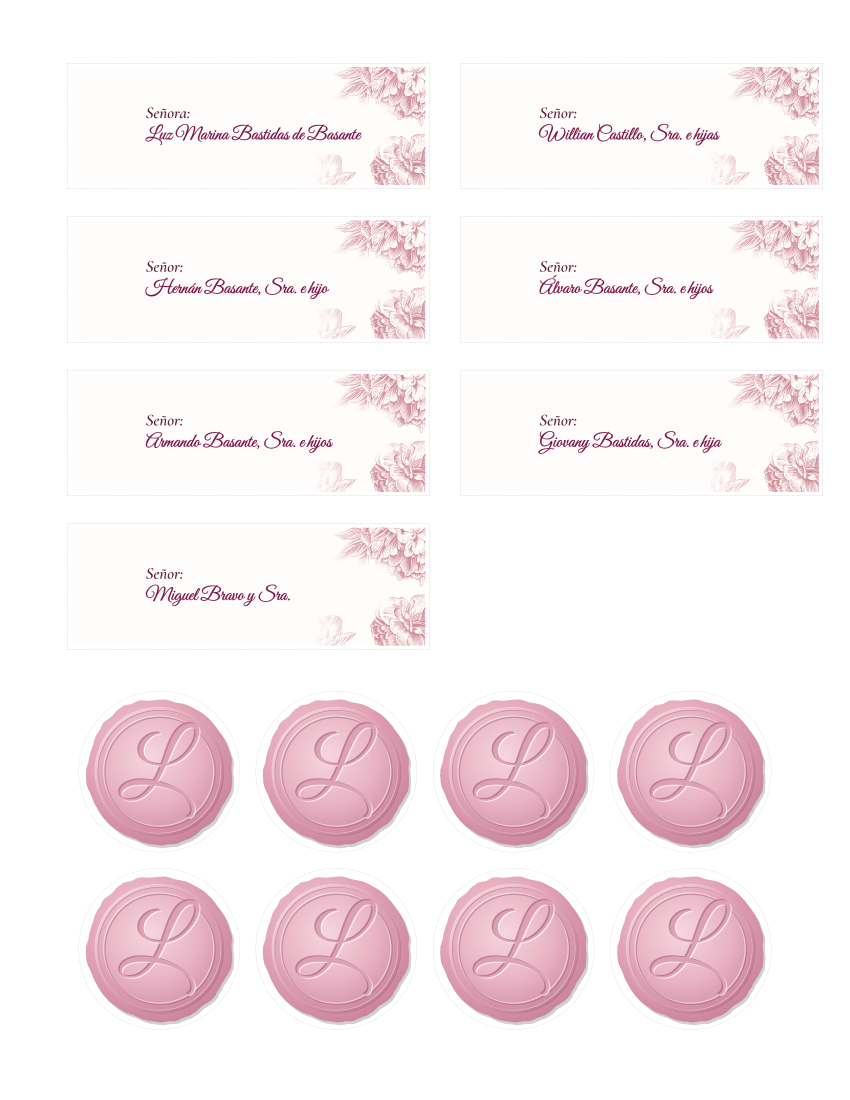
#> input picture tools/invitacion-imagen/etiquetas-a.png, 2550 x 3300 px, given in place of marco.jpg, which was not available (shown at 1/3 size)
$ python marco_peonias_ligero.py 5 5 5
#> lines starting #> are read from the running program, lines starting #| are printed output that depends on the picture; after the words box and inside, x2 and y2 are one past the last pixel; in counts of white or black regions, pixels touching at a corner belong together
"""Marco de peonías ligero: el marco original (recursos/marco.jpg) pero solo la franja
exterior, con desvanecido hacia el centro y ramos algo más anchos en las esquinas.
Salida: marco-peonias.png (RGBA) + marco-peonias-mask.png."""
import sys, numpy as np, cv2
from PIL import Image, ImageFilter
W,H=1575,2175
PINK=np.array([188,92,114],np.float32); PAPER=np.array([250,243,233],np.float32)
FULL=int(sys.argv[1]) if len(sys.argv)>1 else 120   # grosor pleno de la franja (px)
FADE=int(sys.argv[2]) if len(sys.argv)>2 else 90    # ancho del desvanecido
CORNER=int(sys.argv[3]) if len(sys.argv)>3 else 130 # extra en esquinas
src=Image.open("../../recursos/marco.jpg").convert("RGB")
#> src is the input picture: PIL image 2550x3300 RGB; mean R, G, B 248.8, 238.7, 241.3
scale=2.42; w,h=round(675*scale),round(1200*scale)
big=src.resize((w,h),Image.LANCZOS).filter(ImageFilter.UnsharpMask(2.0,120,1))
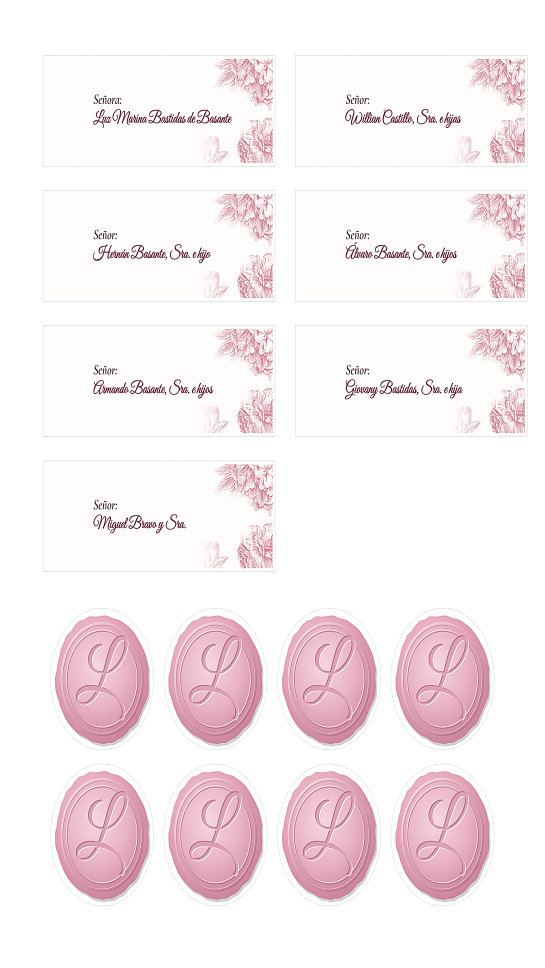
#> big: PIL image 1634x2904 RGB (shown at 1/3 size); mean R, G, B 248, 237.9, 240.4
x0=(w-W)//2; y0=(h-H)//2-30
a=np.asarray(big).astype(np.float32)
ink=(np.clip((237-a[...,1]-6)/(237-140),0,1)**0.75)[y0:y0+H,x0:x0+W]
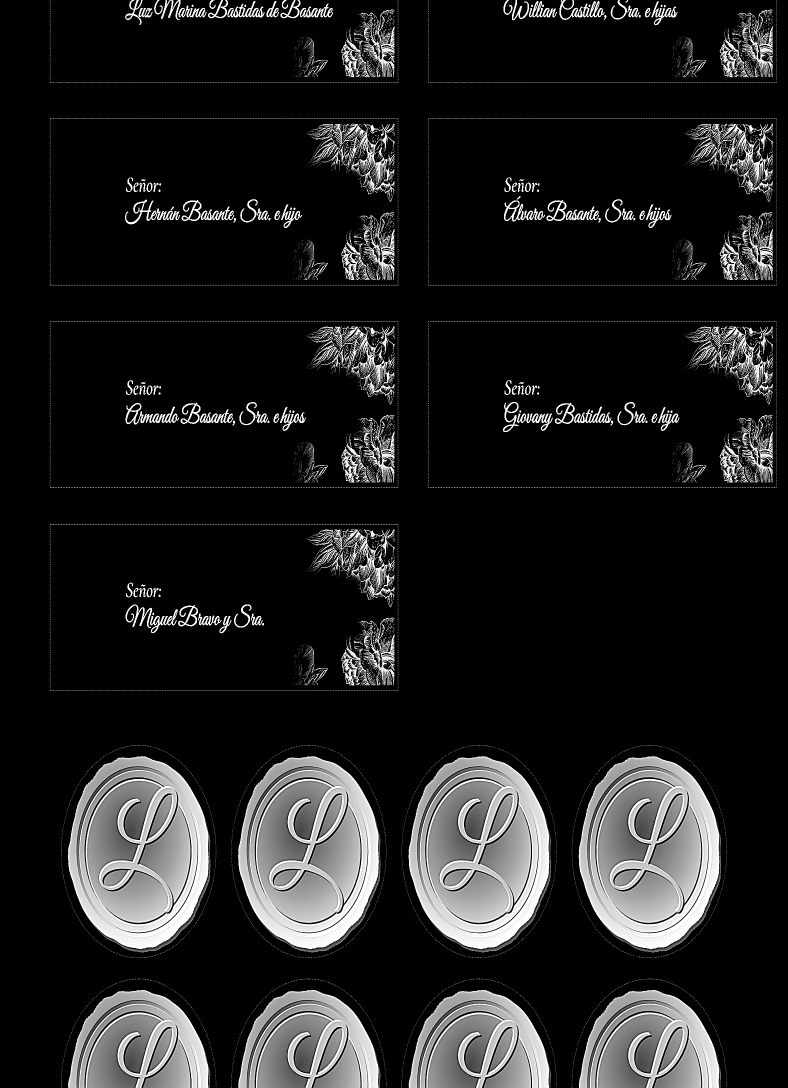
#> ink: shape (2175, 1575) float32 (shown at 1/2 size); min 0, max 1, mean 0.13
yy,xx=np.mgrid[0:H,0:W].astype(np.float32)
d=np.minimum(np.minimum(xx,W-1-xx),np.minimum(yy,H-1-yy))        # distancia al borde
dc=np.sqrt(np.minimum(xx,W-1-xx)**2+np.minimum(yy,H-1-yy)**2)     # distancia a la esquina más cercana
reach=FULL+np.clip(1-dc/420,0,1)*CORNER
mask=np.clip((reach+FADE-d)/FADE,0,1)
mask=cv2.GaussianBlur(mask,(0,0),4)
li=ink*mask
col=PAPER*(1-li[...,None])+PINK*li[...,None]
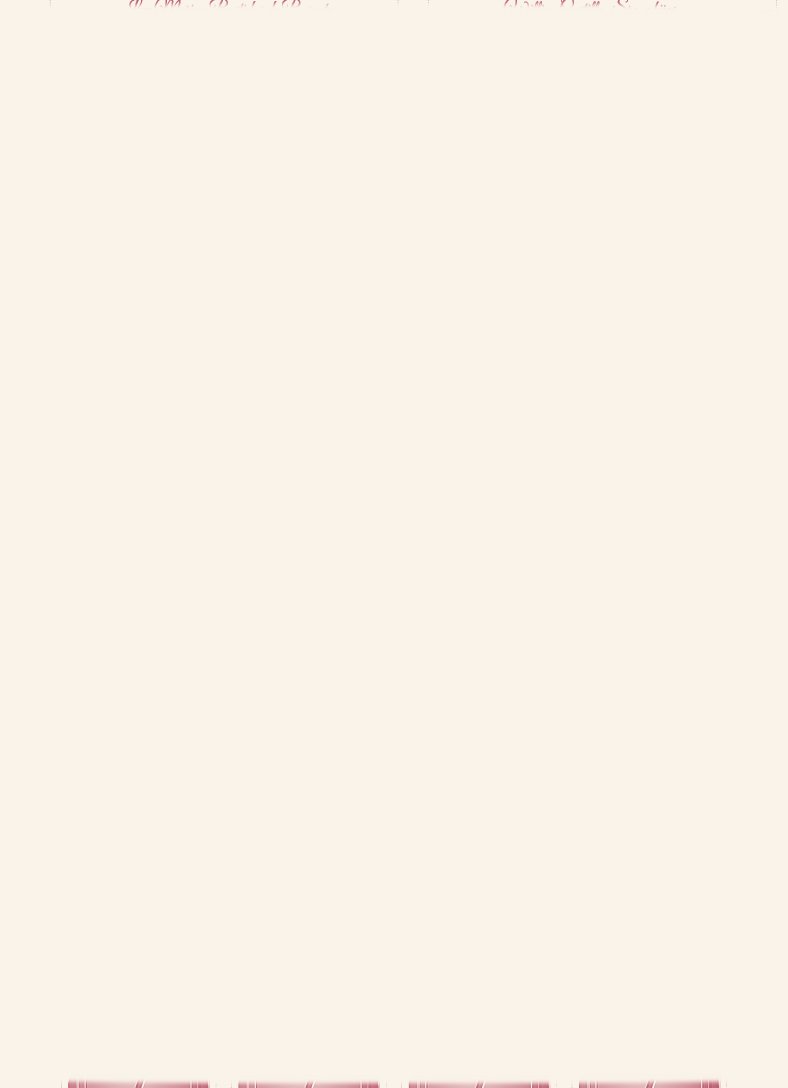
#> col: shape (2175, 1575, 3) float32 (shown at 1/2 size); mean of channels 0, 1, 2 254.7, 250.7, 237.8; drawn as R, G, B
out=np.dstack([col,np.clip(li*1.0,0,1)*255]).clip(0,255).astype(np.uint8)
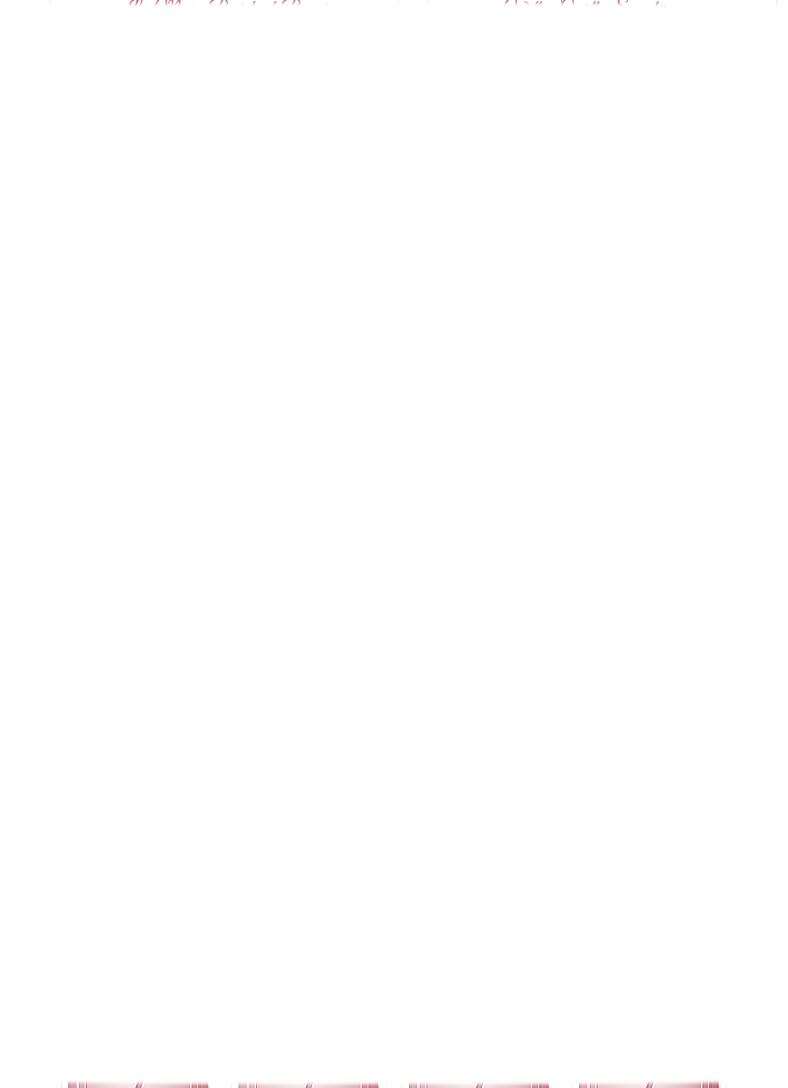
#> out: shape (2175, 1575, 4) (shown at 1/2 size); mean of channels 0, 1, 2, 3 249.9, 242.7, 232.8, 0.5; transparent parts drawn white
Image.fromarray(out,"RGBA").save("marco-peonias.png")
Image.fromarray(((li>0.05)*255).astype(np.uint8)).save("marco-peonias-mask.png")
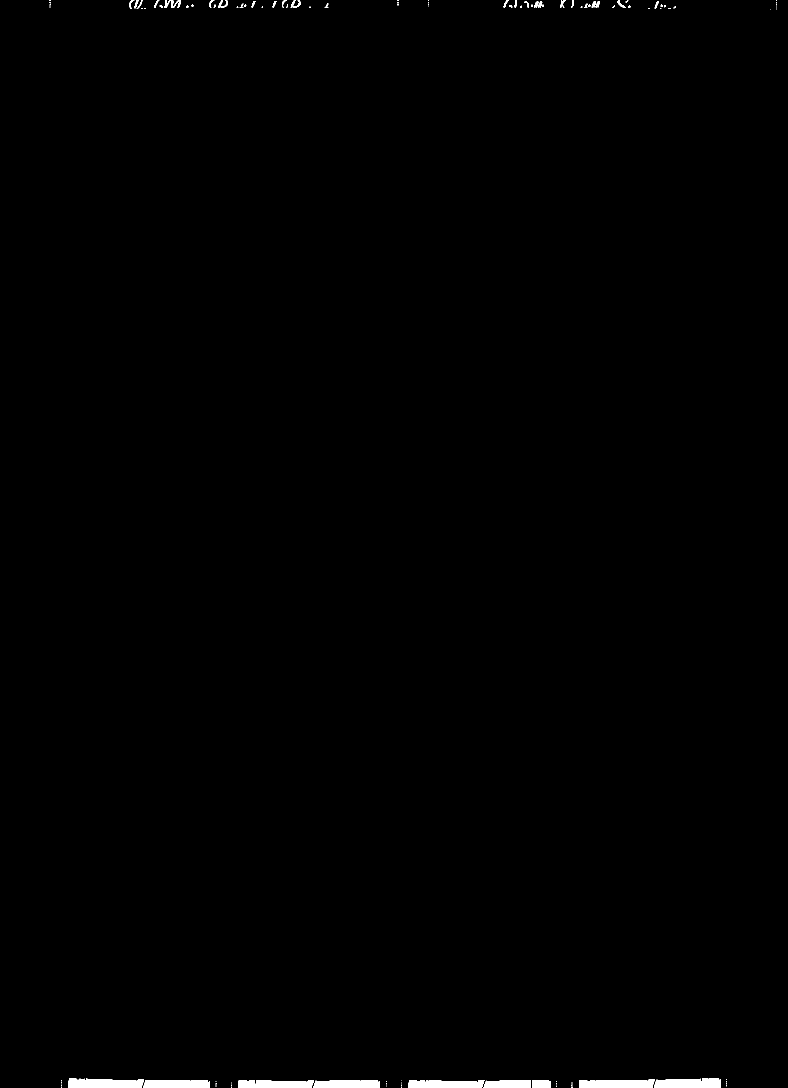
#> saved as marco-peonias-mask.png: PIL image 1575x2175 L (shown at 1/2 size); 0.53% white; 111 white regions (68 under 20 px), largest, box (x1, y1, x2, y2) and area: (171, 2157, 288, 2175) 1786, (1193, 2158, 1309, 2175) 1614, (852, 2160, 969, 2175) 1522
print("ok",FULL,FADE,CORNER)

$ run again, on tools/invitacion-imagen/etiquetas-b.png
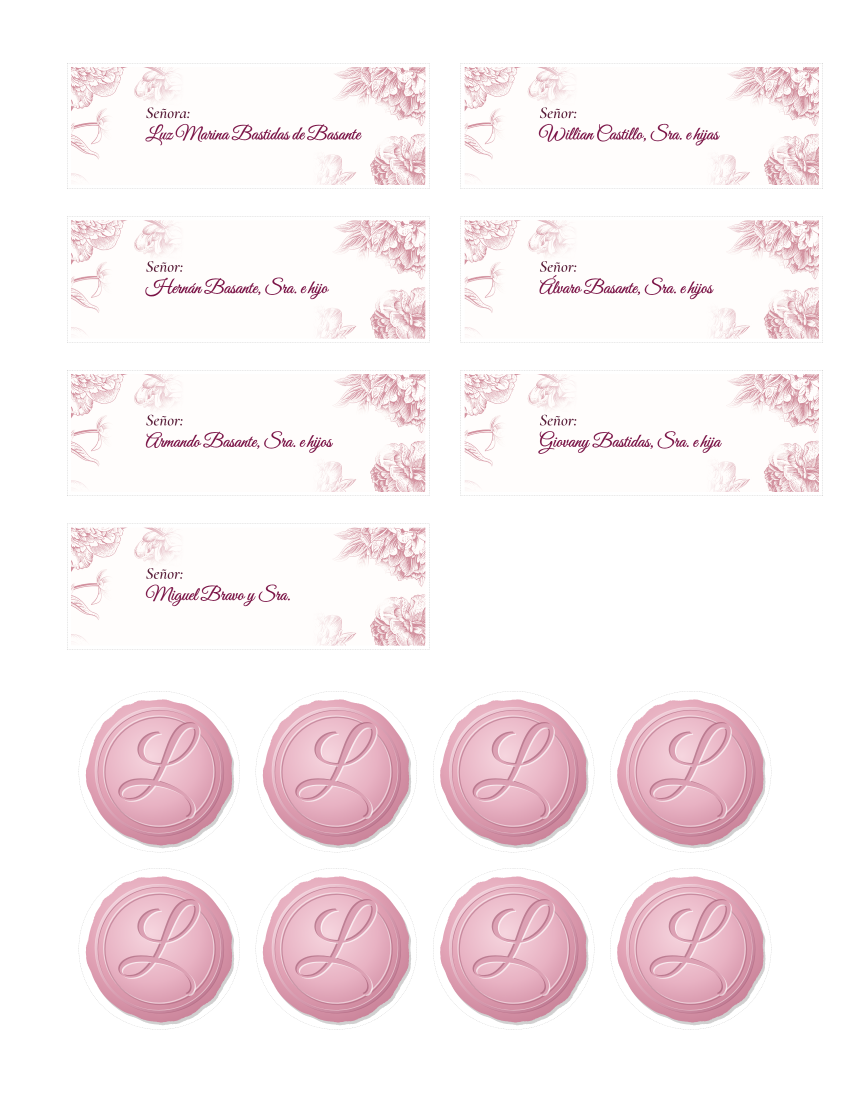
#> input picture tools/invitacion-imagen/etiquetas-b.png, 2550 x 3300 px, given in place of marco.jpg, which was not available (shown at 1/3 size)
#> src is the input picture: PIL image 2550x3300 RGB; mean R, G, B 248.4, 237.9, 240.6
#> `big=src.resize((w,h),Image.LANCZOS).filter(ImageFilter.UnsharpMask(2.0..`:
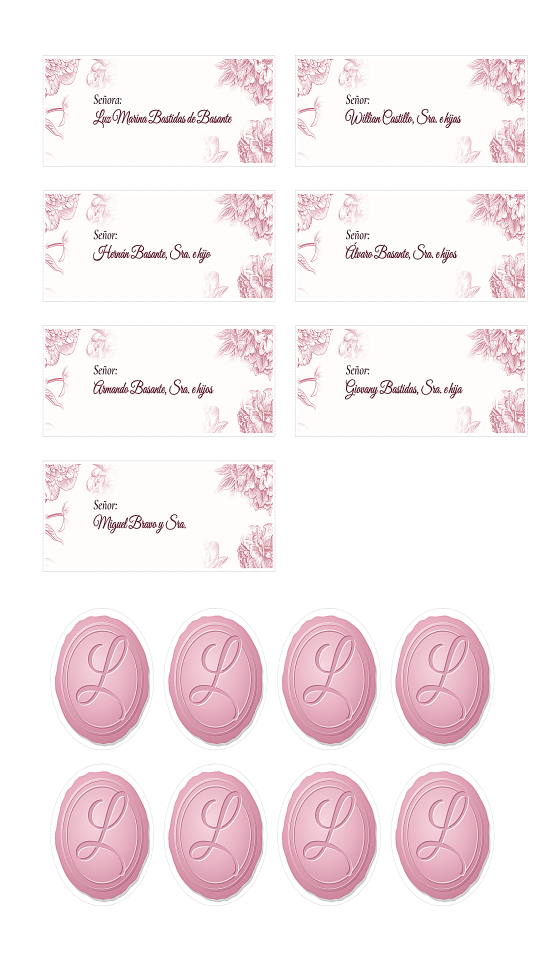
#> big: PIL image 1634x2904 RGB (shown at 1/3 size); mean R, G, B 247.6, 236.8, 239.5
#> `ink=(np.clip((237-a[...,1]-6)/(237-140),0,1)**0.75)[y0:y0+H,x0:x0+W]`:
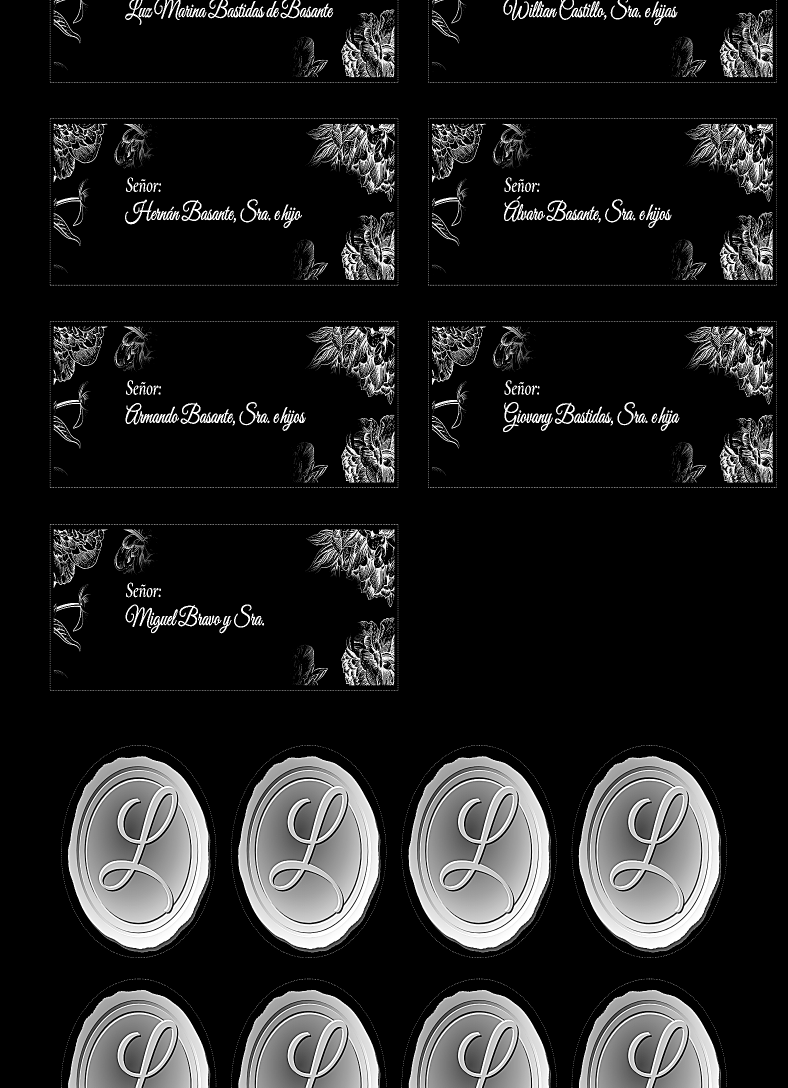
#> ink: shape (2175, 1575) float32 (shown at 1/2 size); min 0, max 1, mean 0.137

$ run again, on tools/invitacion-imagen/etiquetas.png
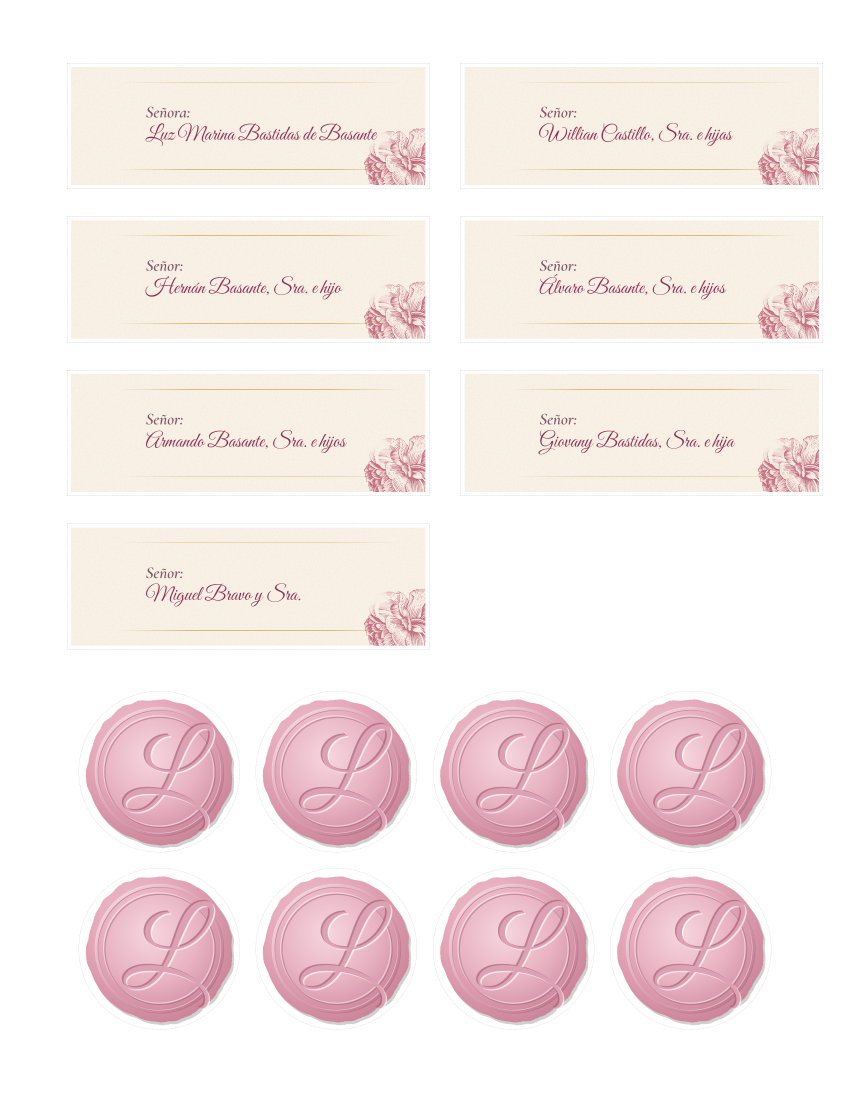
#> input picture tools/invitacion-imagen/etiquetas.png, 2550 x 3300 px, given in place of marco.jpg, which was not available (shown at 1/3 size)
#> src is the input picture: PIL image 2550x3300 RGB; mean R, G, B 247, 235.8, 235.1
#> `big=src.resize((w,h),Image.LANCZOS).filter(ImageFilter.UnsharpMask(2.0..`:
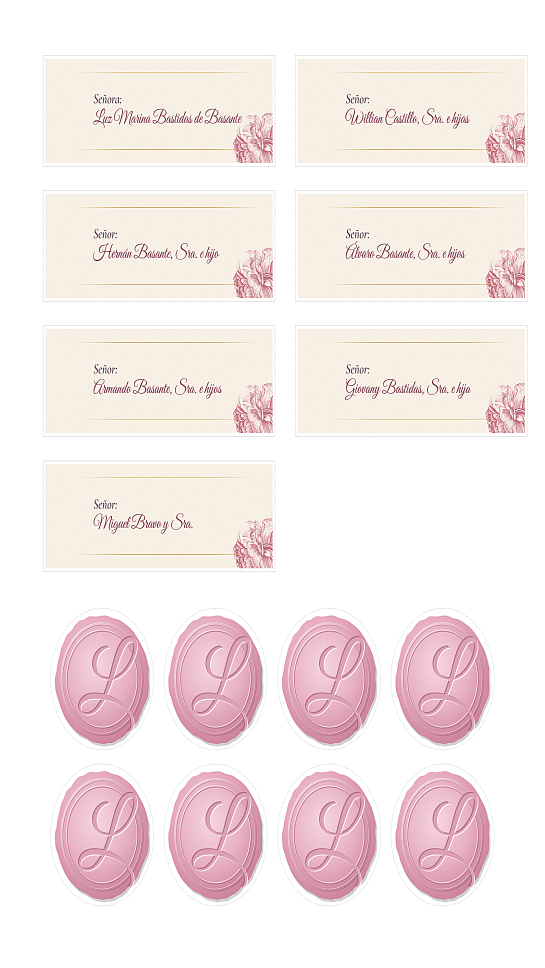
#> big: PIL image 1634x2904 RGB (shown at 1/3 size); mean R, G, B 246.5, 235.2, 234.6
#> `Image.fromarray(((li>0.05)*255).astype(np.uint8)).save("marco-peonias-..`:
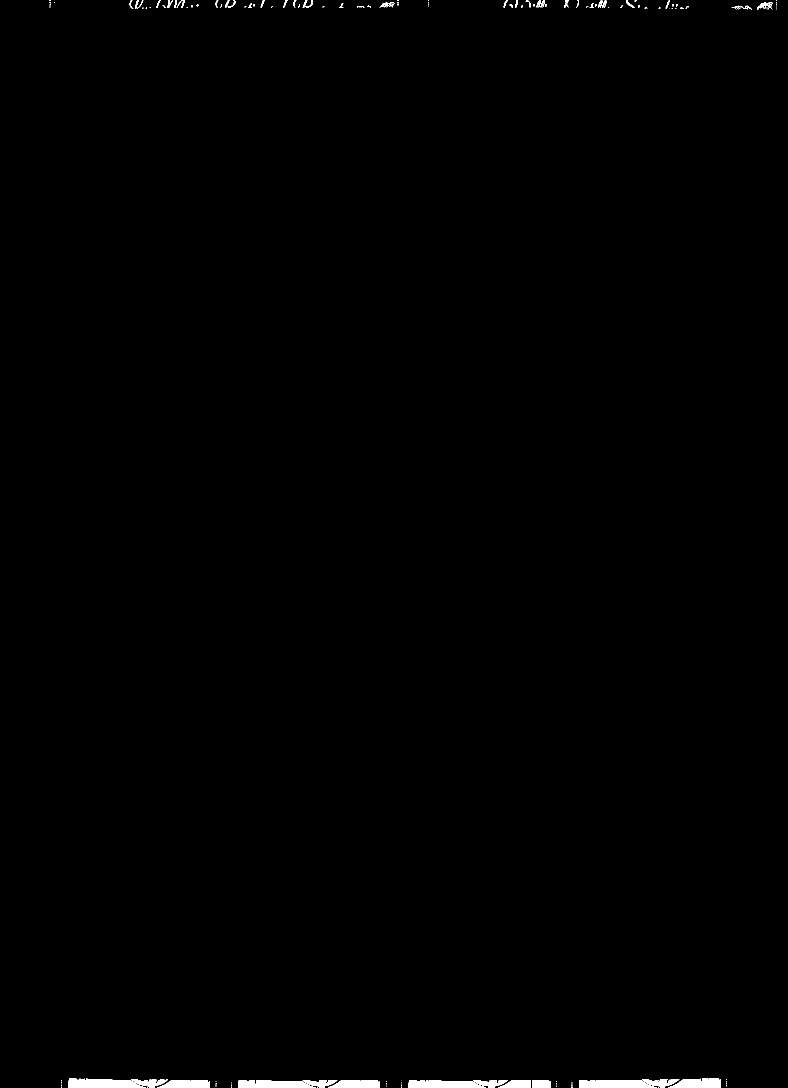
#> saved as marco-peonias-mask.png: PIL image 1575x2175 L (shown at 1/2 size); 0.53% white; 136 white regions (85 under 20 px), largest, box (x1, y1, x2, y2) and area: (171, 2157, 336, 2175) 2262, (1193, 2158, 1359, 2175) 2142, (852, 2160, 972, 2175) 1381
